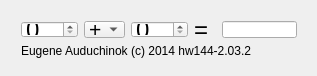
<?xml version="1.0" encoding="UTF-8"?>
<ui version="4.0">
 <class>Calc</class>
 <widget class="QMainWindow" name="Calc">
  <property name="geometry">
   <rect>
    <x>0</x>
    <y>0</y>
    <width>317</width>
    <height>76</height>
   </rect>
  </property>
  <property name="windowTitle">
   <string>Calc</string>
  </property>
  <widget class="QWidget" name="centralWidget">
   <widget class="QWidget" name="">
    <property name="geometry">
     <rect>
      <x>10</x>
      <y>10</y>
      <width>298</width>
      <height>59</height>
     </rect>
    </property>
    <layout class="QVBoxLayout" name="verticalLayout">
     <item>
      <layout class="QHBoxLayout" name="horizontalLayout">
       <item>
        <widget class="QSpinBox" name="spinBox">
         <property name="font">
          <font>
           <pointsize>18</pointsize>
          </font>
         </property>
        </widget>
       </item>
       <item>
        <widget class="QComboBox" name="comboBox">
         <property name="maximumSize">
          <size>
           <width>60</width>
           <height>16777215</height>
          </size>
         </property>
         <property name="font">
          <font>
           <pointsize>16</pointsize>
          </font>
         </property>
         <item>
          <property name="text">
           <string>+</string>
          </property>
         </item>
         <item>
          <property name="text">
           <string>-</string>
          </property>
         </item>
         <item>
          <property name="text">
           <string>*</string>
          </property>
         </item>
         <item>
          <property name="text">
           <string>/</string>
          </property>
         </item>
        </widget>
       </item>
       <item>
        <widget class="QSpinBox" name="spinBox_2">
         <property name="font">
          <font>
           <pointsize>18</pointsize>
          </font>
         </property>
        </widget>
       </item>
       <item>
        <widget class="QLabel" name="label">
         <property name="font">
          <font>
           <pointsize>18</pointsize>
          </font>
         </property>
         <property name="text">
          <string>=</string>
         </property>
        </widget>
       </item>
       <item>
        <widget class="QLineEdit" name="lineEdit">
         <property name="maximumSize">
          <size>
           <width>75</width>
           <height>16777215</height>
          </size>
         </property>
         <property name="font">
          <font>
           <pointsize>18</pointsize>
          </font>
         </property>
         <property name="readOnly">
          <bool>true</bool>
         </property>
        </widget>
       </item>
      </layout>
     </item>
     <item>
      <widget class="QLabel" name="label_2">
       <property name="text">
        <string>Eugene Auduchinok (c) 2014 hw144-2.03.2</string>
       </property>
      </widget>
     </item>
    </layout>
   </widget>
  </widget>
 </widget>
 <layoutdefault spacing="6" margin="11"/>
 <resources/>
 <connections/>
</ui>
